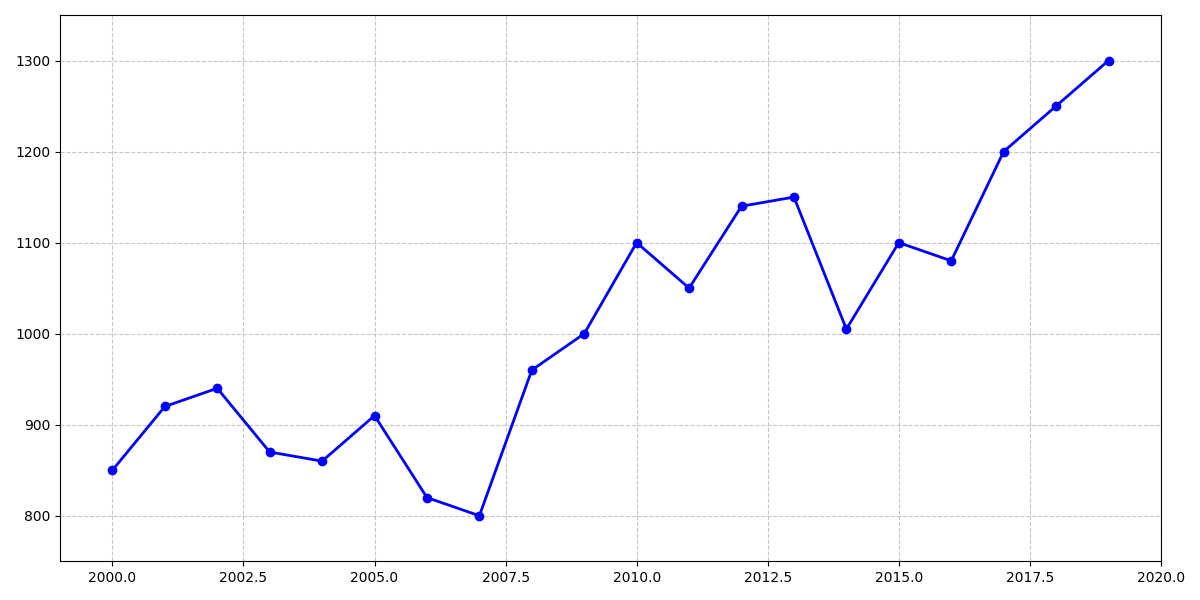

This chart was generated by the following Python code:
import matplotlib.pyplot as plt
import numpy as np

years = np.arange(2000, 2020)
rainfall = np.array([850, 920, 940, 870, 860, 910, 820, 800, 960, 1000, 
                     1100, 1050, 1140, 1150, 1005, 1100, 1080, 1200, 1250, 1300])

fig, ax = plt.subplots(figsize=(12, 6))

ax.plot(years, rainfall, color='blue', linewidth=2, marker='o')

ax.set_xlim(1999, 2020)
ax.set_ylim(750, 1350)
ax.grid(True, linestyle='--', alpha=0.7)

plt.tight_layout()
plt.show()
